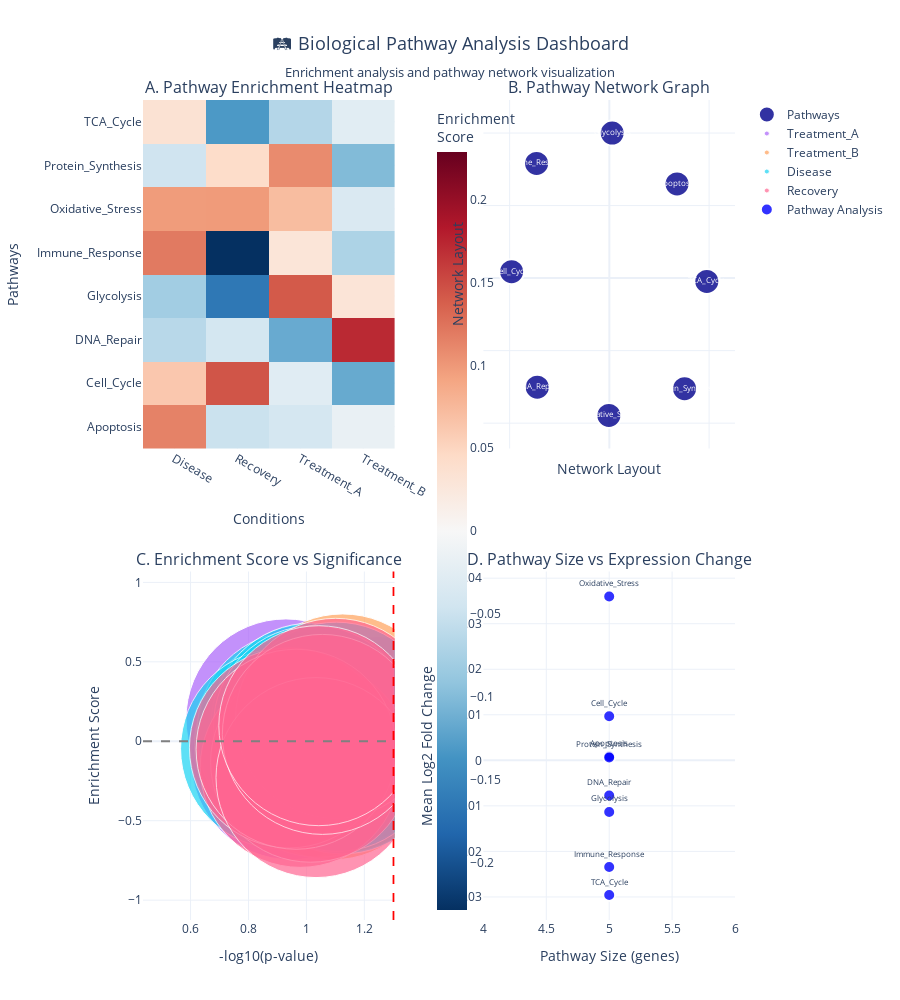

Here is the notebook cell this chart was saved with:
### Code cell
# 🛤️ Biological Pathway Analysis & Enrichment Visualization
# Create pathway networks and enrichment analysis

print("🛤️ Creating Biological Pathway Analysis Dashboard")
print("=" * 55)

def create_pathway_analysis_dashboard():
    """
    Create comprehensive pathway analysis with network visualization and enrichment analysis
    """
    
    print("📊 Analyzing Pathway Enrichment...")
    
    # Calculate pathway enrichment scores (simplified approach)
    pathway_enrichment = []
    
    for pathway in pathway_df['pathway_name'].unique():
        pathway_genes = pathway_df[pathway_df['pathway_name'] == pathway]['gene_id'].tolist()
        
        # Calculate enrichment across conditions
        for condition in ['Treatment_A', 'Treatment_B', 'Disease', 'Recovery']:
            # Get expression data for pathway genes in this condition
            pathway_expr = gene_expression[
                (gene_expression['gene_id'].isin(pathway_genes)) & 
                (gene_expression['condition'] == condition)
            ]
            
            if not pathway_expr.empty:
                mean_expr = pathway_expr['expression_level'].mean()
                mean_fc = pathway_expr['log2_fold_change'].mean()
                
                # Calculate enrichment score (simplified)
                enrichment_score = mean_fc * np.log(len(pathway_genes))
                p_value = pathway_expr['p_value'].mean()  # Simplified combined p-value
                
                pathway_enrichment.append({
                    'pathway': pathway,
                    'condition': condition,
                    'enrichment_score': enrichment_score,
                    'mean_expression': mean_expr,
                    'mean_log2fc': mean_fc,
                    'gene_count': len(pathway_genes),
                    'p_value': p_value,
                    'significant': p_value < 0.05 and abs(mean_fc) > 0.5
                })
    
    enrichment_df = pd.DataFrame(pathway_enrichment)
    
    # Create pathway analysis dashboard
    fig_pathway = make_subplots(
        rows=2, cols=2,
        subplot_titles=[
            "A. Pathway Enrichment Heatmap",
            "B. Pathway Network Graph",
            "C. Enrichment Score vs Significance",
            "D. Pathway Size vs Expression Change"
        ],
        specs=[
            [{"type": "heatmap"}, {"type": "scatter"}],
            [{"type": "scatter"}, {"type": "scatter"}]
        ],
        vertical_spacing=0.15,
        horizontal_spacing=0.15
    )
    
    # A. Pathway enrichment heatmap
    enrichment_pivot = enrichment_df.pivot_table(
        index='pathway', 
        columns='condition', 
        values='enrichment_score', 
        fill_value=0
    )
    
    fig_pathway.add_trace(
        go.Heatmap(
            z=enrichment_pivot.values,
            x=enrichment_pivot.columns,
            y=enrichment_pivot.index,
            colorscale='RdBu_r',
            zmid=0,
            colorbar=dict(title="Enrichment<br>Score", x=0.48),
            hovertemplate='Pathway: %{y}<br>Condition: %{x}<br>Score: %{z:.2f}<extra></extra>'
        ),
        row=1, col=1
    )
    
    # B. Pathway network graph
    # Create pathway-gene network
    pathway_network = nx.Graph()
    
    # Add pathway nodes
    for pathway in pathway_df['pathway_name'].unique():
        pathway_genes = pathway_df[pathway_df['pathway_name'] == pathway]['gene_id'].tolist()
        pathway_network.add_node(f"PATH_{pathway}", 
                               node_type='pathway', 
                               size=len(pathway_genes))
        
        # Add gene nodes and connections
        for gene in pathway_genes[:5]:  # Limit to 5 genes per pathway for visualization
            if gene in protein_data['protein_id'].values:  # Only if we have protein data
                pathway_network.add_node(gene, node_type='gene')
                pathway_network.add_edge(f"PATH_{pathway}", gene)
    
    # Calculate layout
    path_pos = nx.spring_layout(pathway_network, k=2, iterations=50, seed=42)
    
    # Separate pathway and gene nodes for different visualization
    pathway_nodes = [n for n in pathway_network.nodes() if n.startswith('PATH_')]
    gene_nodes = [n for n in pathway_network.nodes() if not n.startswith('PATH_')]
    
    # Add pathway network edges
    edge_x, edge_y = [], []
    for edge in pathway_network.edges():
        x0, y0 = path_pos[edge[0]]
        x1, y1 = path_pos[edge[1]]
        edge_x.extend([x0, x1, None])
        edge_y.extend([y0, y1, None])
    
    fig_pathway.add_trace(
        go.Scatter(
            x=edge_x, y=edge_y,
            mode='lines',
            line=dict(width=1, color='lightgray'),
            hoverinfo='none',
            showlegend=False
        ),
        row=1, col=2
    )
    
    # Add pathway nodes (larger, colored)
    if pathway_nodes:
        pathway_x = [path_pos[node][0] for node in pathway_nodes]
        pathway_y = [path_pos[node][1] for node in pathway_nodes]
        pathway_sizes = [pathway_network.nodes[node]['size'] * 5 for node in pathway_nodes]
        pathway_labels = [node.replace('PATH_', '') for node in pathway_nodes]
        
        fig_pathway.add_trace(
            go.Scatter(
                x=pathway_x, y=pathway_y,
                mode='markers+text',
                text=pathway_labels,
                textposition='middle center',
                textfont=dict(size=8, color='white'),
                marker=dict(
                    size=pathway_sizes,
                    color='darkblue',
                    line=dict(width=2, color='white'),
                    opacity=0.8
                ),
                name='Pathways',
                hovertemplate='Pathway: %{text}<br>Size: %{marker.size}<extra></extra>'
            ),
            row=1, col=2
        )
    
    # Add gene nodes (smaller)
    if gene_nodes:
        gene_x = [path_pos[node][0] for node in gene_nodes]
        gene_y = [path_pos[node][1] for node in gene_nodes]
        
        fig_pathway.add_trace(
            go.Scatter(
                x=gene_x, y=gene_y,
                mode='markers',
                marker=dict(
                    size=8,
                    color='lightcoral',
                    line=dict(width=1, color='white'),
                    opacity=0.7
                ),
                name='Genes',
                hovertemplate='Gene: %{text}<extra></extra>',
                text=gene_nodes
            ),
            row=1, col=2
        )
    
    # C. Enrichment score vs significance scatter plot
    for condition in enrichment_df['condition'].unique():
        cond_data = enrichment_df[enrichment_df['condition'] == condition]
        
        fig_pathway.add_trace(
            go.Scatter(
                x=-np.log10(cond_data['p_value']),
                y=cond_data['enrichment_score'],
                mode='markers',
                name=condition,
                marker=dict(
                    size=cond_data['gene_count'],
                    sizemode='diameter',
                    sizeref=2.*max(cond_data['gene_count'])/(20.**2),
                    sizemin=4,
                    opacity=0.7
                ),
                text=cond_data['pathway'],
                hovertemplate='%{text}<br>-log10(p): %{x:.2f}<br>Enrichment: %{y:.2f}<br>Genes: %{marker.size}<extra></extra>'
            ),
            row=2, col=1
        )
    
    # Add significance threshold lines
    fig_pathway.add_hline(y=0, line_dash="dash", line_color="gray", row=2, col=1)
    fig_pathway.add_vline(x=-np.log10(0.05), line_dash="dash", line_color="red", row=2, col=1)
    
    # D. Pathway size vs expression change
    size_vs_change = enrichment_df.groupby('pathway').agg({
        'gene_count': 'first',
        'mean_log2fc': 'mean',
        'significant': 'any'
    }).reset_index()
    
    colors = ['red' if sig else 'blue' for sig in size_vs_change['significant']]
    
    fig_pathway.add_trace(
        go.Scatter(
            x=size_vs_change['gene_count'],
            y=size_vs_change['mean_log2fc'],
            mode='markers+text',
            text=size_vs_change['pathway'],
            textposition='top center',
            textfont=dict(size=8),
            marker=dict(
                size=12,
                color=colors,
                line=dict(width=2, color='white'),
                opacity=0.8
            ),
            name='Pathway Analysis',
            hovertemplate='Pathway: %{text}<br>Size: %{x} genes<br>Avg Log2FC: %{y:.2f}<extra></extra>'
        ),
        row=2, col=2
    )
    
    # Update layout
    fig_pathway.update_layout(
        height=1000,
        title={
            'text': "🛤️ Biological Pathway Analysis Dashboard<br><sub>Enrichment analysis and pathway network visualization</sub>",
            'x': 0.5,
            'xanchor': 'center',
            'font': {'size': 18}
        },
        showlegend=True
    )
    
    # Update axes
    fig_pathway.update_xaxes(title_text="Conditions", row=1, col=1)
    fig_pathway.update_yaxes(title_text="Pathways", row=1, col=1)
    fig_pathway.update_xaxes(title_text="Network Layout", showticklabels=False, row=1, col=2)
    fig_pathway.update_yaxes(title_text="Network Layout", showticklabels=False, row=1, col=2)
    fig_pathway.update_xaxes(title_text="-log10(p-value)", row=2, col=1)
    fig_pathway.update_yaxes(title_text="Enrichment Score", row=2, col=1)
    fig_pathway.update_xaxes(title_text="Pathway Size (genes)", row=2, col=2)
    fig_pathway.update_yaxes(title_text="Mean Log2 Fold Change", row=2, col=2)
    
    return fig_pathway, enrichment_df, pathway_network

# Create pathway analysis dashboard
pathway_fig, pathway_enrichment_data, pathway_net = create_pathway_analysis_dashboard()
pathway_fig.show()

# Pathway enrichment summary
print("\n🎯 PATHWAY ENRICHMENT SUMMARY:")
print("=" * 40)

significant_enrichment = pathway_enrichment_data[pathway_enrichment_data['significant']]
print(f"📊 Total pathway-condition combinations: {len(pathway_enrichment_data)}")
print(f"⭐ Significantly enriched: {len(significant_enrichment)}")

if not significant_enrichment.empty:
    print(f"\n🔝 TOP ENRICHED PATHWAYS:")
    top_enriched = significant_enrichment.nlargest(5, 'enrichment_score')
    for _, row in top_enriched.iterrows():
        print(f"   🛤️  {row['pathway']} ({row['condition']})")
        print(f"      Score: {row['enrichment_score']:.2f}, p-value: {row['p_value']:.3f}")

# Network statistics
print(f"\n🌐 PATHWAY NETWORK STATISTICS:")
print("=" * 40)
print(f"🔸 Nodes: {pathway_net.number_of_nodes()}")
print(f"🔗 Edges: {pathway_net.number_of_edges()}")
print(f"🛤️  Pathways: {len([n for n in pathway_net.nodes() if n.startswith('PATH_')])}")
print(f"🧬 Genes: {len([n for n in pathway_net.nodes() if not n.startswith('PATH_')])}")

print(f"\n✅ Biological Pathway Analysis Complete!")
print(f"🎨 Dashboard shows enrichment patterns, network relationships, and statistical significance")

### Figure 1 — Plotly figure (JSON) as saved in the notebook; plotly's stock layout.template omitted (floating-point values rounded to 4 significant figures)
{"data": [{"colorbar": {"title": {"text": "Enrichment<br>Score"}, "x": 0.48}, "colorscale": [[0, "rgb(5,48,97)"], [0.1, "rgb(33,102,172)"], [0.2, "rgb(67,147,195)"], [0.3, "rgb(146,197,222)"], [0.4, "rgb(209,229,240)"], [0.5, "rgb(247,247,247)"], [0.6, "rgb(253,219,199)"], [0.7, "rgb(244,165,130)"], [0.8, "rgb(214,96,77)"], [0.9, "rgb(178,24,43)"], [1, "rgb(103,0,31)"]], "hovertemplate": "Pathway: %{y}<br>Condition: %{x}<br>Score: %{z:.2f}<extra></extra>", "type": "heatmap", "x": ["Disease", "Recovery", "Treatment_A", "Treatment_B"], "xaxis": "x", "y": ["Apoptosis", "Cell_Cycle", "DNA_Repair", "Glycolysis", "Immune_Response", "Oxidative_Stress", "Protein_Synthesis", "TCA_Cycle"], "yaxis": "y", "z": [[0.1146, -0.05033, -0.04135, -0.01724], [0.06251, 0.1444, -0.02827, -0.1164], [-0.06415, -0.04171, -0.1158, 0.1721], [-0.07976, -0.1643, 0.1407, 0.03035], [0.1201, -0.2286, 0.02969, -0.07205], [0.09734, 0.0981, 0.07129, -0.03502], [-0.04674, 0.04317, 0.1084, -0.1008], [0.03423, -0.132, -0.06643, -0.02633]], "zmid": 0}, {"hoverinfo": "none", "line": {"color": "lightgray", "width": 1}, "mode": "lines", "showlegend": false, "type": "scatter", "x": [], "xaxis": "x2", "y": [], "yaxis": "y2"}, {"hovertemplate": "Pathway: %{text}<br>Size: %{marker.size}<extra></extra>", "marker": {"color": "darkblue", "line": {"color": "white", "width": 2}, "opacity": 0.8, "size": [25, 25, 25, 25, 25, 25, 25, 25]}, "mode": "markers+text", "name": "Pathways", "text": ["Glycolysis", "TCA_Cycle", "DNA_Repair", "Cell_Cycle", "Apoptosis", "Immune_Response", "Protein_Synthesis", "Oxidative_Stress"], "textfont": {"color": "white", "size": 8}, "textposition": "middle center", "type": "scatter", "x": [0.02838, 0.9768, -0.723, -0.9802, 0.6785, -0.7296, 0.7539, -0.004884], "xaxis": "x2", "y": [1, -0.0228, -0.7518, 0.04447, 0.6493, 0.7901, -0.7626, -0.9468], "yaxis": "y2"}, {"hovertemplate": "%{text}<br>-log10(p): %{x:.2f}<br>Enrichment: %{y:.2f}<br>Genes: %{marker.size}<extra></extra>", "marker": {"opacity": 0.7, "size": [5, 5, 5, 5, 5, 5, 5, 5], "sizemin": 4, "sizemode": "diameter", "sizeref": 0.025}, "mode": "markers", "name": "Treatment_A", "text": ["Glycolysis", "TCA_Cycle", "DNA_Repair", "Cell_Cycle", "Apoptosis", "Immune_Response", "Protein_Synthesis", "Oxidative_Stress"], "type": "scatter", "x": [0.9294, 1.031, 0.9471, 0.9425, 0.9693, 1.248, 1.013, 0.9924], "xaxis": "x3", "y": [0.1407, -0.06643, -0.1158, -0.02827, -0.04135, 0.02969, 0.1084, 0.07129], "yaxis": "y3"}, {"hovertemplate": "%{text}<br>-log10(p): %{x:.2f}<br>Enrichment: %{y:.2f}<br>Genes: %{marker.size}<extra></extra>", "marker": {"opacity": 0.7, "size": [5, 5, 5, 5, 5, 5, 5, 5], "sizemin": 4, "sizemode": "diameter", "sizeref": 0.025}, "mode": "markers", "name": "Treatment_B", "text": ["Glycolysis", "TCA_Cycle", "DNA_Repair", "Cell_Cycle", "Apoptosis", "Immune_Response", "Protein_Synthesis", "Oxidative_Stress"], "type": "scatter", "x": [1.015, 0.9587, 1.125, 1.091, 1.084, 1.126, 1.042, 1.127], "xaxis": "x3", "y": [0.03035, -0.02633, 0.1721, -0.1164, -0.01724, -0.07205, -0.1008, -0.03502], "yaxis": "y3"}, {"hovertemplate": "%{text}<br>-log10(p): %{x:.2f}<br>Enrichment: %{y:.2f}<br>Genes: %{marker.size}<extra></extra>", "marker": {"opacity": 0.7, "size": [5, 5, 5, 5, 5, 5, 5, 5], "sizemin": 4, "sizemode": "diameter", "sizeref": 0.025}, "mode": "markers", "name": "Disease", "text": ["Glycolysis", "TCA_Cycle", "DNA_Repair", "Cell_Cycle", "Apoptosis", "Immune_Response", "Protein_Synthesis", "Oxidative_Stress"], "type": "scatter", "x": [1.125, 0.9675, 1.106, 0.9677, 1.017, 1.104, 0.9108, 1.025], "xaxis": "x3", "y": [-0.07976, 0.03423, -0.06415, 0.06251, 0.1146, 0.1201, -0.04674, 0.09734], "yaxis": "y3"}, {"hovertemplate": "%{text}<br>-log10(p): %{x:.2f}<br>Enrichment: %{y:.2f}<br>Genes: %{marker.size}<extra></extra>", "marker": {"opacity": 0.7, "size": [5, 5, 5, 5, 5, 5, 5, 5], "sizemin": 4, "sizemode": "diameter", "sizeref": 0.025}, "mode": "markers", "name": "Recovery", "text": ["Glycolysis", "TCA_Cycle", "DNA_Repair", "Cell_Cycle", "Apoptosis", "Immune_Response", "Protein_Synthesis", "Oxidative_Stress"], "type": "scatter", "x": [0.9787, 1.014, 0.9413, 1.101, 0.9644, 1.033, 1.055, 1.043], "xaxis": "x3", "y": [-0.1643, -0.132, -0.04171, 0.1444, -0.05033, -0.2286, 0.04317, 0.0981], "yaxis": "y3"}, {"hovertemplate": "Pathway: %{text}<br>Size: %{x} genes<br>Avg Log2FC: %{y:.2f}<extra></extra>", "marker": {"color": ["blue", "blue", "blue", "blue", "blue", "blue", "blue", "blue"], "line": {"color": "white", "width": 2}, "opacity": 0.8, "size": 12}, "mode": "markers+text", "name": "Pathway Analysis", "text": ["Apoptosis", "Cell_Cycle", "DNA_Repair", "Glycolysis", "Immune_Response", "Oxidative_Stress", "Protein_Synthesis", "TCA_Cycle"], "textfont": {"size": 8}, "textposition": "top center", "type": "scatter", "x": [5, 5, 5, 5, 5, 5, 5, 5], "xaxis": "x4", "y": [0.0008771, 0.009679, -0.007707, -0.01134, -0.02343, 0.03599, 0.000624, -0.02959], "yaxis": "y4"}], "layout": {"annotations": [{"font": {"size": 16}, "showarrow": false, "text": "A. Pathway Enrichment Heatmap", "x": 0.2125, "xanchor": "center", "xref": "paper", "y": 1, "yanchor": "bottom", "yref": "paper"}, {"font": {"size": 16}, "showarrow": false, "text": "B. Pathway Network Graph", "x": 0.7875, "xanchor": "center", "xref": "paper", "y": 1, "yanchor": "bottom", "yref": "paper"}, {"font": {"size": 16}, "showarrow": false, "text": "C. Enrichment Score vs Significance", "x": 0.2125, "xanchor": "center", "xref": "paper", "y": 0.425, "yanchor": "bottom", "yref": "paper"}, {"font": {"size": 16}, "showarrow": false, "text": "D. Pathway Size vs Expression Change", "x": 0.7875, "xanchor": "center", "xref": "paper", "y": 0.425, "yanchor": "bottom", "yref": "paper"}], "height": 1000, "shapes": [{"line": {"color": "gray", "dash": "dash"}, "type": "line", "x0": 0, "x1": 1, "xref": "x3 domain", "y0": 0, "y1": 0, "yref": "y3"}, {"line": {"color": "red", "dash": "dash"}, "type": "line", "x0": 1.301, "x1": 1.301, "xref": "x3", "y0": 0, "y1": 1, "yref": "y3 domain"}], "showlegend": true, "title": {"font": {"size": 18}, "text": "🛤️ Biological Pathway Analysis Dashboard<br><sub>Enrichment analysis and pathway network visualization</sub>", "x": 0.5, "xanchor": "center"}, "xaxis": {"anchor": "y", "domain": [0, 0.425], "title": {"text": "Conditions"}}, "xaxis2": {"anchor": "y2", "domain": [0.575, 1], "showticklabels": false, "title": {"text": "Network Layout"}}, "xaxis3": {"anchor": "y3", "domain": [0, 0.425], "title": {"text": "-log10(p-value)"}}, "xaxis4": {"anchor": "y4", "domain": [0.575, 1], "title": {"text": "Pathway Size (genes)"}}, "yaxis": {"anchor": "x", "domain": [0.575, 1], "title": {"text": "Pathways"}}, "yaxis2": {"anchor": "x2", "domain": [0.575, 1], "showticklabels": false, "title": {"text": "Network Layout"}}, "yaxis3": {"anchor": "x3", "domain": [0, 0.425], "title": {"text": "Enrichment Score"}}, "yaxis4": {"anchor": "x4", "domain": [0, 0.425], "title": {"text": "Mean Log2 Fold Change"}}}}
